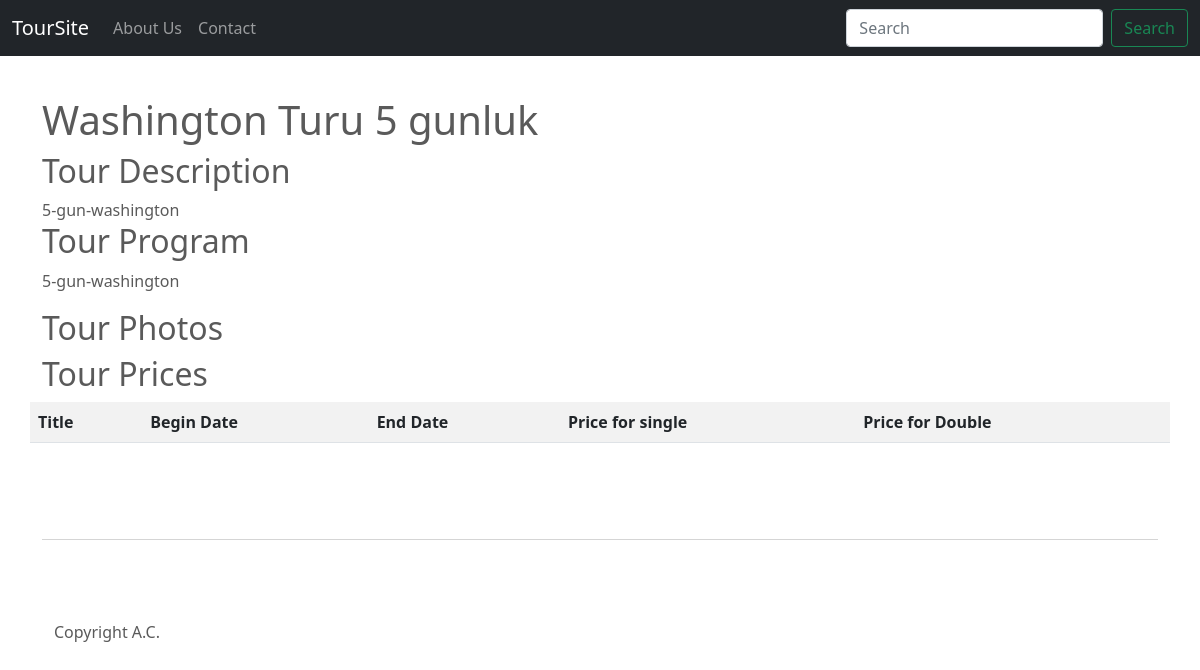
/tour/5-gun-washington, run on the app's committed database.
### toursite/models.py (models this page shows, shortened)
class Option(models.Model):
    name = models.CharField(max_length=200)
    description = models.TextField()
    content = RichTextField()

class Page(models.Model):
    title = models.CharField(max_length=200)
    slug = models.SlugField(default='', max_length=200, blank=True)
    link = models.CharField(max_length=500, null=True, blank=True)
    description = models.TextField()
    content = RichTextField()
    status = models.CharField(choices=(
            ('y', "Yayinda"),
            ('t', "Taslak"),
        ),
        max_length=1
    )
    page_type = models.CharField(choices=(
            ('u', "Üst menü"),
            ('y', "Yan Menü"),
            ('a', "Alt Menü"),
        ),
        max_length=1
    )
    order = models.IntegerField()
    parent = models.ForeignKey("Page", on_delete=models.SET_NULL, null=True, blank=True)
    def get_absolute_url(self):
        if self.link:
            return self.link
        else:
            return reverse('page-detail', kwargs={'slug': self.slug})

class Tour(models.Model):
    title = models.CharField(max_length=200)
    slug = models.SlugField(default='', max_length=200, blank=True)
    Description = models.TextField()
    tour_program = RichTextField()

### toursite/views.py (the view)
# urls.py: path('tour/<slug:slug>', TourDetailView.as_view(),name='tour-detail'),
class TourDetailView(DetailView):
    model = Tour
    template_name = 'tour_detail.html'

### toursite/context_proccessors.py (called while the page is built)
def pages(request):
    return {
        'pages': Page.objects.all()
    }

def options(request):
    return {
        'options': Option.objects.all()
    }

### toursite/templates/tour_detail.html (shortened to what this page needs)
{% extends 'base.html' %}
{% block content %}
<h1 class="mt-5">{{ tour.title }}</h1>
<h2>Tour Description</h2>
{{ tour.Description }}
<h2>Tour Program</h2>
{{ tour.tour_program | safe}}
<h2>Tour Photos</h2>
    <div class="row">
<h2>Tour Prices</h2>
<table class="table table-striped">
    <tr><th>Title</th><th>Begin Date</th><th>End Date</th><th>Price for single</th><th>Price for Double</th></tr>
</table>
{% endblock content %}

### toursite/templates/base.html (shortened to what this page needs)
<!doctype html>
<html lang="en">
<head>
    <link href="https://cdn.jsdelivr.net/npm/bootstrap@5.0.1/dist/css/bootstrap.min.css" rel="stylesheet"
>
    {% load static %}
    <link rel="stylesheet" type="text/css" href="{% static 'css\style-3.css' %}">
    <link rel="stylesheet" type="text/css" href="{% static 'css\carousel.css' %}">
</head>
<body class="d-flex flex-column h-100">
    <header>
        <nav class="navbar navbar-expand-md navbar-dark fixed-top bg-dark">
          <div class="container-fluid">
            <a class="navbar-brand" href="{% url 'home' %}">
                {% for option in options %}
                {% if option.name == 'Title' %}
                {{ option.content |safe }}
                {% endif %}
                {% endfor %}
            </a>
            <div class="collapse navbar-collapse" id="navbarCollapse">
              <ul class="navbar-nav me-auto mb-2 mb-md-0">
                {% for page in pages %}
                        {% if page.page_type == 'u' %}
                            {% if not page.parent %}
                                 {% if page.page_set.all %}
                            <li class="nav-item dropdown">
                                <a class="nav-link dropdown-toggle" data-bs-toggle="dropdown" href="#" role="button" aria-expanded="false">{{ page.title }}</a>
                                <ul class="dropdown-menu">
                                    {% for page_sub in page.page_set.all %}
                                        <li><a class="dropdown-item" href="{{ page_sub.get_absolute_url }}">{{ page_sub.title }}</a></li>
                                    {% endfor %}
                                </ul>
                                {% else %}
                                <li class="nav-item">
                                    <a class="nav-link" href="{{ page.get_absolute_url }}">{{ page.title }}</a>
                                  </li>
                                {% endif %}
                        {% endif %}
                    {% endif %}
                {% empty %}
                <li>Sorry, no page in this list.</li>
                {% endfor %}
              </ul>
              <form class="d-flex">
                <input class="form-control me-2" type="search" placeholder="Search" aria-label="Search">
                <button class="btn btn-outline-success" type="submit">Search</button>
              </form>
            </div>
          </div>
        </nav>
      </header>
      <main>
        <div class="container">
            {% block content %}
            {% endblock content %}
        </div>
        <hr class="featurette-divider">
        <footer class="container">
          {% for option in options %}
            {% if option.name == 'Footer' %}
            {{ option.content |safe }}
            {% endif %}
            {% endfor %}
        </footer>
      </main>
</body>
</html>

### toursite/static/css/carousel.css (style rules this page uses)
body { padding-top: 3rem; padding-bottom: 3rem; color: #5a5a5a; }
.featurette-divider { margin: 5rem 0; }

### data on the page
Option: content "TourSite"
Page: title "About Us"
Page: title "Contact"
Tour: title "Washington Turu 5 gunluk", Description "5-gun-washington", tour_program "5-gun-washington"
Option: content "Copyright A.C."
